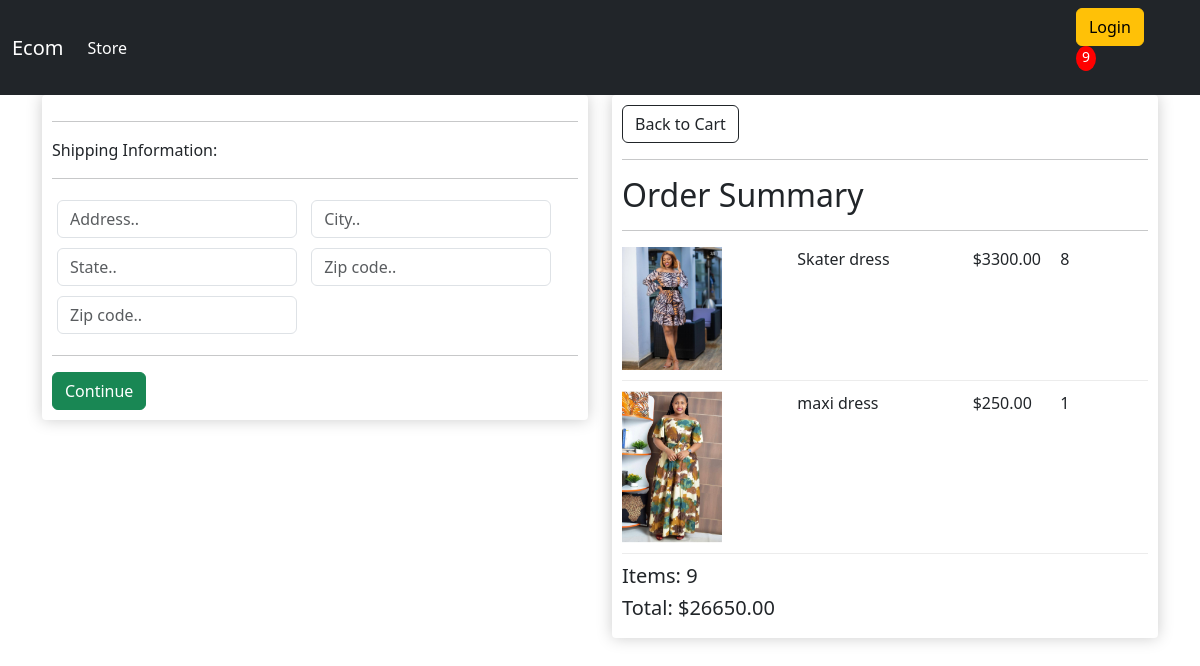
Screenshot of /checkout/ (signed in) with the database file from the repository.
### store/models.py (models this page shows, shortened)
class Order(models.Model):
    customer = models.ForeignKey(Customer, on_delete=models.SET_NULL, blank=True,null=True)
    date_ordered = models.DateTimeField(auto_now_add=True)
    complete = models.BooleanField(default=False, null=True,blank=False)
    transaction_id = models.CharField(max_length=200, null=True)
    @property
    def shipping(self):
        shipping = False
        orderitems = self.orderitem_set.all()
        for i in orderitems:
            if i.product.digital == False:
                shipping = True
        return shipping
    def get_cart_total(self):
        orderitems = self.orderitem_set.all()
        total = sum([item.get_total for item in orderitems])
        return total
    def get_cart_items(self):
        orderitems = self.orderitem_set.all()
        total = sum([item.quantity for item in orderitems])
        return total

class OrderItem(models.Model):
    product = models.ForeignKey(Product, on_delete=models.SET_NULL, blank=True,null=True)
    order = models.ForeignKey(Order, on_delete=models.SET_NULL, blank=True,null=True)
    quantity = models.IntegerField(default=0, null=True, blank=True)
    date_added= models.DateTimeField(auto_now_add = True)
    @property
    def get_total(self):
        total = self.product.price * self.quantity
        return total

class Product(models.Model):
    name = models.CharField(max_length=200, null=True)
    price = models.FloatField()
    digital = models.BooleanField(default=False, null=True,blank=False)
    image = models.ImageField(null=True, blank=True)
    @property
    def imageURL(self):
        try:
            url = self.image.url
        except:
            url = ''
        return url

### store/views.py (the view)
# urls.py: path('checkout/', views.checkout, name='checkout'),
def checkout(request):
    if request.user.is_authenticated:
        customer = request.user.customer #//one to one relationship
        order, created = Order.objects.get_or_create(customer=customer, complete=False) # To create or get order if it exist
        items = order.orderitem_set.all() # to query child object by setting the parent value , the child object with all lowercase value then underscore set //
        cartItems  = order.get_cart_items
    else:
        items =[]
        order = {'get_cart_total':0, 'get_cart_items': 0, 'shipping':False}
        cartItems = order['get_cart_items']
    context = {'items':items, 'order':order, 'cartItems':cartItems }
    return render(request, 'store/checkout.html',context)

### store/templates/store/checkout.html (shortened to what this page needs)
{% extends 'store/main.html' %}
{% load static %}
{% block content %}
<div class='row'>
    <div class="col-lg-6">
        <div class="box-element" id="form-wrapper">
            <form id="form">
                <div id="shipping-info">
                    <hr>
                    <p>Shipping Information:</p>
                    <hr>
                    <div class="form-field">
                        <input class="form-control" type="text" name="address" placeholder="Address..">
                    </div>
                    <div class="form-field">
                        <input class="form-control" type="text" name="city" placeholder="City..">
                    </div>
                    <div class="form-field">
                        <input class="form-control" type="text" name="state" placeholder="State..">
                    </div>
                    <div class="form-field">
                        <input class="form-control" type="text" name="zipcode" placeholder="Zip code..">
                    </div>
                    <div class="form-field">
                        <input class="form-control" type="text" name="country" placeholder="Zip code..">
                    </div>
                </div>
                <hr>
                <input id="form-button" class="btn btn-success btn-block" type="submit" value="Continue">
            </form>
        </div>
        <br>
    </div>
    <div class="col-lg-6">
        <div class="box-element">
            <a class="btn btn-outline-dark" href="{% url 'cart' %}">Back to Cart</a>
            <hr>
            <h2>Order Summary</h2>
            <hr>
            {% for item in items %}
            <div class="cart-row">
                <div style="flex: 2;"><img class=" row-image" src="{{item.product.imageURL}}" alt=""></div>
                <div style="flex: 2;"><p>{{item.product.name}}</p></div>
                <div style="flex: 1;"><p>${{item.product.price|floatformat:2}}</p></div>
                <div style="flex: 1;"><p>{{item.quantity}}</p></div>
            </div>
            {% endfor %}
            <h5>Items: {{order.get_cart_items}}</h5>
            <h5>Total: ${{order.get_cart_total|floatformat:2}}</h5>
        </div>
    </div>
</div>
{% endblock %}

### store/templates/store/main.html (shortened to what this page needs)
<!DOCTYPE html>
{% load static %}
<html lang="en">
<head>
    <link rel="stylesheet" type="text/css" href="{% static 'css/main.css'%}">
    <link href="https://cdn.jsdelivr.net/npm/bootstrap@5.3.0-alpha1/dist/css/bootstrap.min.css" rel="stylesheet">
    <link rel="stylesheet" href="https://cdnjs.cloudflare.com/ajax/libs/font-awesome/6.3.0/css/all.min.css" />
</head>
<body>
    <nav class="navbar navbar-expand-lg navbar-dark bg-dark">
        <div class="container-fluid">
          <a class="navbar-brand" href="{% url 'store'%}">Ecom</a>
          <div class="collapse navbar-collapse" id="navbarSupportedContent">
            <ul class="navbar-nav me-auto mb-2 mb-lg-0">
              <li class="nav-item">
                <a class="nav-link active" aria-current="page" href="{% url 'store'%}">Store</a>
              </li>
            </ul>
            <div class="form-inline my-2 my-lg-0">
              <a href="#"class="btn btn-warning">Login</a>
              <a href="{% url 'cart' %}">
              </a>
              <p id="cart-total">{{cartItems}}</p>
            </div>
          </div>
        </div>
      </nav>
    <div class="container">
        {% block content %}
        {% endblock %}
        </div>
</body>
</html>

### static/css/main.css (style rules this page uses)
body { background-color: hsl(0, 0%, 98%); }
h1,h2,h3,h4,h5,h6 { color:hsl(0, 0%, 30%); }
.box-element { box-shadow:hsl(0, 0%, 80%) 0 0 16px; background-color: #fff; border-radius: 4px; padding: 10px; }
.bg-dark { background-color: #4f868c!important; }
#cart-total { display: block; text-align: center; color:#fff; background-color: red; width: 20px; height: 25px; border-radius: 50%; font-size: 14px; }
.col-lg-4, .col-lg-6, .col-lg-8, .col-lg-12 { margin-top: 10px; }
.btn { border-radius: 0; }
.row-image { width: 100px; }
.form-field { width:250px; display: inline-block; padding: 5px; }
.cart-row { display: flex; align-items: flex-stretch; padding-bottom: 10px; margin-bottom: 10px; border-bottom: 1px solid #ececec; }

### rows the page displays
Order: id.quantity "9", get_cart_items "9", get_cart_total "26650.00"
OrderItem: product.imageURL (picture), product.name "Skater dress", product.price "3300.00", quantity "8"
OrderItem: product.imageURL (picture), product.name "maxi dress", product.price "250.00", quantity "1"
